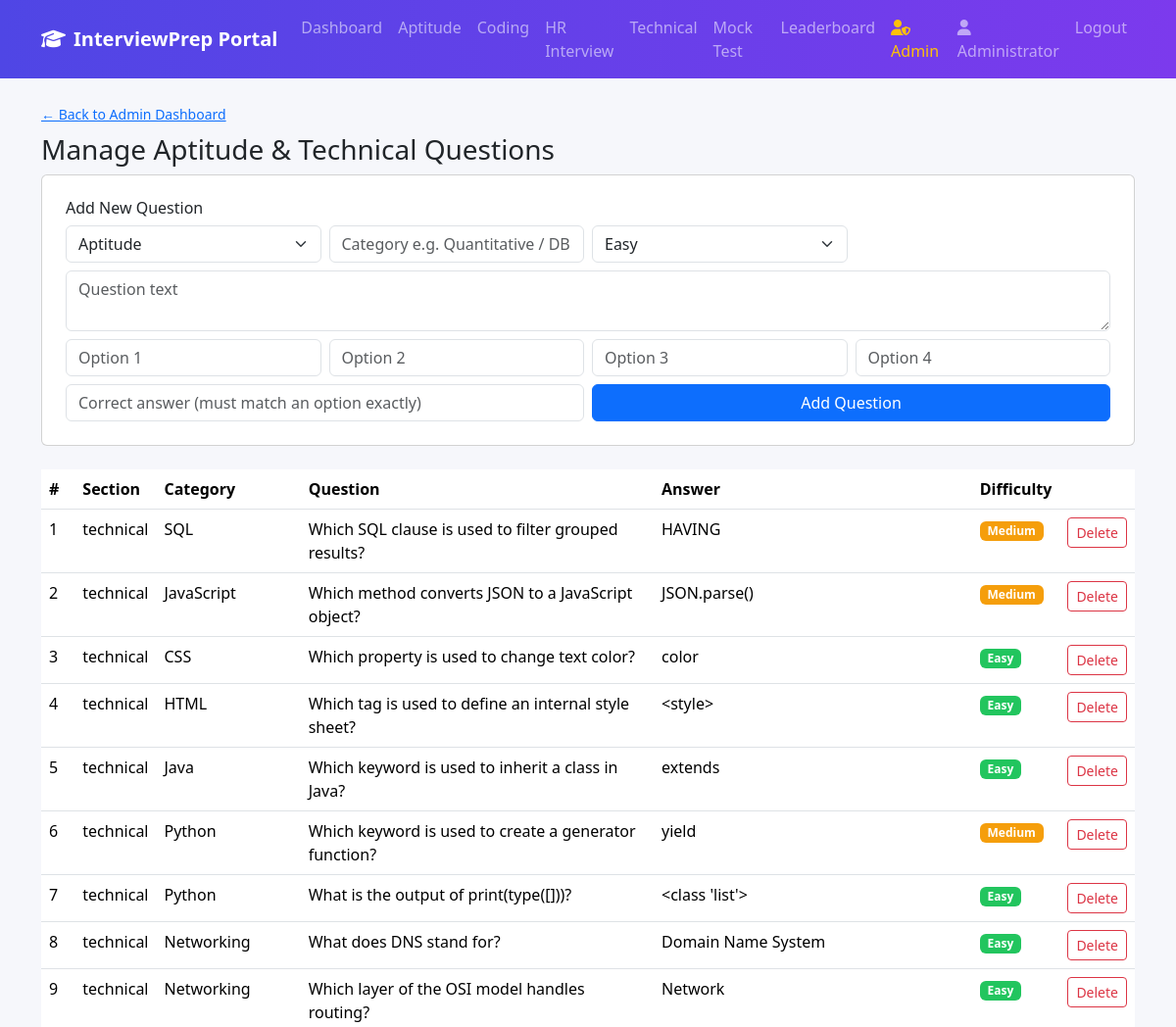
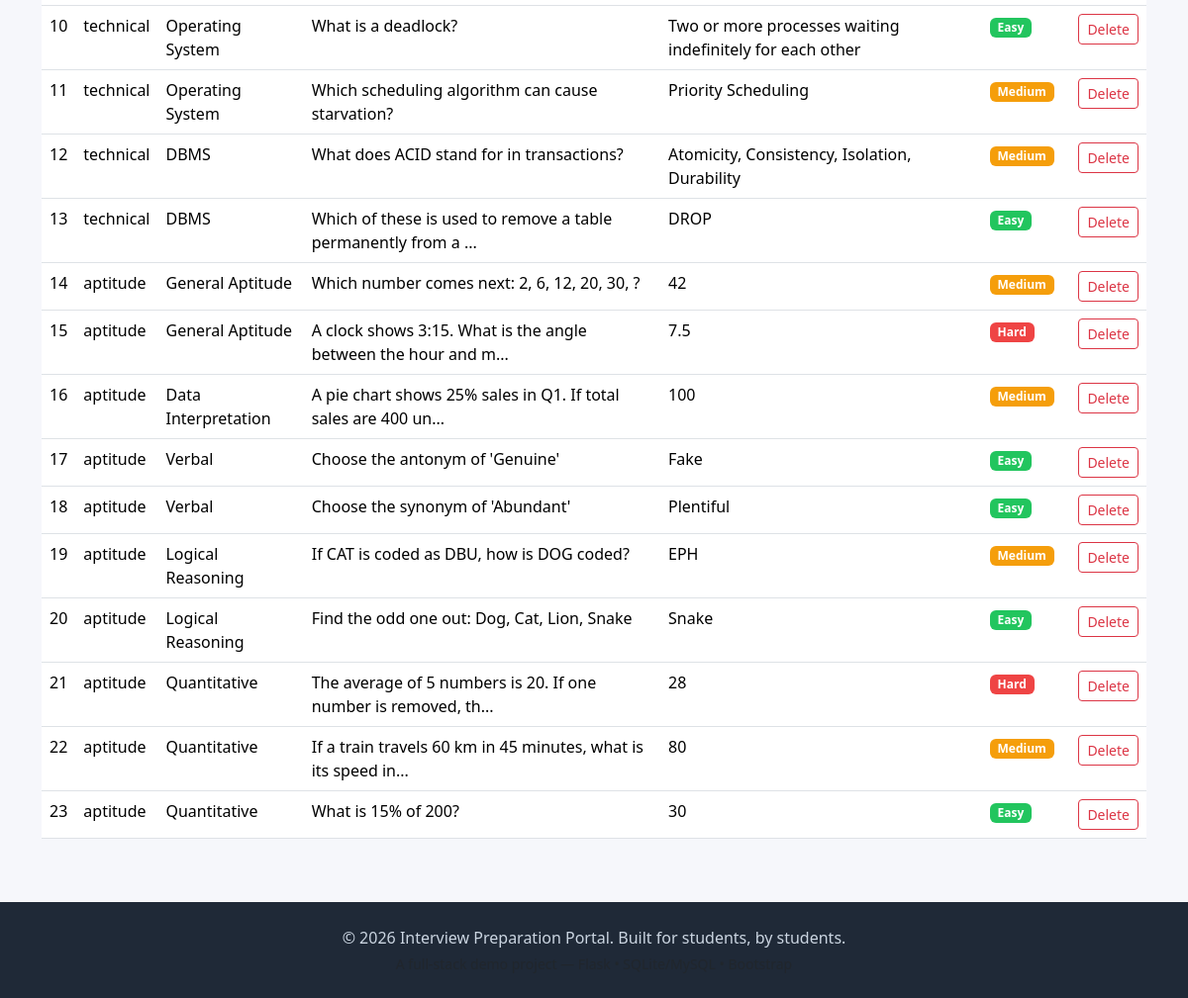
/admin/questions (signed in), run on the app's committed database (2 pictures, top to bottom).
### models.py (models this page shows, shortened)
class User(db.Model):
    __tablename__ = "users"
    id = db.Column(db.Integer, primary_key=True)
    name = db.Column(db.String(120), nullable=False)
    email = db.Column(db.String(150), unique=True, nullable=False)
    password_hash = db.Column(db.String(255), nullable=False)
    college = db.Column(db.String(150))
    branch = db.Column(db.String(100))
    year = db.Column(db.String(20))
    profile_photo = db.Column(db.String(255), default="default.png")
    skills = db.Column(db.String(255))
    resume_file = db.Column(db.String(255))
    is_admin = db.Column(db.Boolean, default=False)
    created_at = db.Column(db.DateTime, default=datetime.utcnow)
    mock_tests = db.relationship("MockTest", backref="user", lazy=True)

class Question(db.Model):
    __tablename__ = "questions"
    id = db.Column(db.Integer, primary_key=True)
    section = db.Column(db.String(30), nullable=False)   # 'aptitude' or 'technical'
    category = db.Column(db.String(60), nullable=False)  # e.g. Quantitative, DBMS, Python
    question = db.Column(db.Text, nullable=False)
    option1 = db.Column(db.String(255))
    option2 = db.Column(db.String(255))
    option3 = db.Column(db.String(255))
    option4 = db.Column(db.String(255))
    answer = db.Column(db.String(255))  # correct option text
    difficulty = db.Column(db.String(20), default="Easy")

### app.py (the view, shortened to what this page needs)
@app.route("/admin/questions", methods=["GET", "POST"])
@admin_required
def admin_questions():
    questions = Question.query.order_by(Question.id.desc()).all()
    return render_template("admin/questions.html", questions=questions)

### app.py (called while the page is built)
def admin_required(f):
    @wraps(f)
    def wrapper(*args, **kwargs):
        if not session.get("is_admin"):
            flash("Admin access required.", "danger")
            return redirect(url_for("admin_login"))
        return f(*args, **kwargs)
    return wrapper

def current_user():
    uid = session.get("user_id")
    return User.query.get(uid) if uid else None

@app.context_processor
def inject_user():
    return {"current_user": current_user()}

### templates/admin/questions.html (shortened to what this page needs)
{% extends "base.html" %}
{% block content %}
<a href="{{ url_for('admin_dashboard') }}" class="small">&larr; Back to Admin Dashboard</a>
<h3 class="mt-2">Manage Aptitude &amp; Technical Questions</h3>
<div class="card p-4 mb-4">
  <h6>Add New Question</h6>
  <form method="POST" class="row g-2">
    <div class="col-md-3">
      <select name="section" class="form-select" required>
        <option value="aptitude">Aptitude</option>
      </select>
    </div>
    <div class="col-md-3">
      <input type="text" name="category" class="form-control" placeholder="Category e.g. Quantitative / DBMS" required>
    </div>
    <div class="col-md-3">
      <select name="difficulty" class="form-select">
        <option>Easy</option><option>Medium</option><option>Hard</option>
      </select>
    </div>
    <div class="col-12">
      <textarea name="question" class="form-control" placeholder="Question text" required></textarea>
    </div>
    <div class="col-md-3"><input type="text" name="option1" class="form-control" placeholder="Option 1" required></div>
    <div class="col-md-3"><input type="text" name="option2" class="form-control" placeholder="Option 2" required></div>
    <div class="col-md-3"><input type="text" name="option3" class="form-control" placeholder="Option 3" required></div>
    <div class="col-md-3"><input type="text" name="option4" class="form-control" placeholder="Option 4" required></div>
    <div class="col-md-6">
      <input type="text" name="answer" class="form-control" placeholder="Correct answer (must match an option exactly)" required>
    </div>
    <div class="col-md-6">
      <button type="submit" class="btn btn-primary w-100">Add Question</button>
    </div>
  </form>
</div>
<div class="table-responsive">
<table class="table table-hover bg-white">
  <thead><tr><th>#</th><th>Section</th><th>Category</th><th>Question</th><th>Answer</th><th>Difficulty</th><th></th></tr></thead>
  <tbody>
  {% for q in questions %}
    <tr>
      <td>{{ loop.index }}</td>
      <td>{{ q.section }}</td>
      <td>{{ q.category }}</td>
      <td>{{ q.question[:60] }}{% if q.question|length > 60 %}...{% endif %}</td>
      <td>{{ q.answer }}</td>
      <td><span class="badge badge-difficulty-{{ q.difficulty }}">{{ q.difficulty }}</span></td>
      <td><a href="{{ url_for('admin_delete_question', qid=q.id) }}" class="btn btn-sm btn-outline-danger" onclick="return confirm('Delete this question?')">Delete</a></td>
    </tr>
  {% else %}
    <tr><td colspan="7" class="text-center text-muted">No questions added yet.</td></tr>
  {% endfor %}
  </tbody>
</table>
</div>
{% endblock %}

### templates/base.html (shortened to what this page needs)
<!DOCTYPE html>
<html lang="en">
<head>
<link href="https://cdn.jsdelivr.net/npm/bootstrap@5.3.3/dist/css/bootstrap.min.css" rel="stylesheet">
<link href="https://cdnjs.cloudflare.com/ajax/libs/font-awesome/6.5.2/css/all.min.css" rel="stylesheet">
<link href="{{ url_for('static', filename='css/style.css') }}" rel="stylesheet">
</head>
<body>
<nav class="navbar navbar-expand-lg navbar-dark app-navbar sticky-top">
  <div class="container">
    <a class="navbar-brand fw-bold" href="{{ url_for('index') }}">
      <i class="fa-solid fa-graduation-cap me-2"></i>InterviewPrep Portal
    </a>
    <div class="collapse navbar-collapse" id="navMenu">
      {% if current_user %}
      <ul class="navbar-nav me-auto mb-2 mb-lg-0">
        <li class="nav-item"><a class="nav-link" href="{{ url_for('dashboard') }}">Dashboard</a></li>
        <li class="nav-item"><a class="nav-link" href="{{ url_for('aptitude') }}">Aptitude</a></li>
        <li class="nav-item"><a class="nav-link" href="{{ url_for('coding') }}">Coding</a></li>
        <li class="nav-item"><a class="nav-link" href="{{ url_for('hr') }}">HR Interview</a></li>
        <li class="nav-item"><a class="nav-link" href="{{ url_for('technical') }}">Technical</a></li>
        <li class="nav-item"><a class="nav-link" href="{{ url_for('mock_test_intro') }}">Mock Test</a></li>
        <li class="nav-item"><a class="nav-link" href="{{ url_for('leaderboard') }}">Leaderboard</a></li>
        {% if session.get('is_admin') %}
        <li class="nav-item"><a class="nav-link text-warning" href="{{ url_for('admin_dashboard') }}"><i class="fa-solid fa-user-shield"></i> Admin</a></li>
        {% endif %}
      </ul>
      <ul class="navbar-nav">
        <li class="nav-item"><a class="nav-link" href="{{ url_for('profile') }}"><i class="fa-solid fa-user me-1"></i>{{ current_user.name }}</a></li>
        <li class="nav-item"><a class="nav-link" href="{{ url_for('logout') }}">Logout</a></li>
      </ul>
      {% endif %}
    </div>
  </div>
</nav>
<main class="container my-4">
  {% block content %}{% endblock %}
</main>
<footer class="app-footer text-center py-4 mt-5">
  <div class="container">
    <p class="mb-1">&copy; 2026 Interview Preparation Portal. Built for students, by students.</p>
    <p class="small text-muted mb-0">A full-stack demo project — Flask &bull; SQLite/MySQL &bull; Bootstrap</p>
  </div>
</footer>
</body>
</html>

### static/css/style.css (style rules this page uses)
:root { --brand-1: #4f46e5; --brand-2: #7c3aed; --brand-accent: #f59e0b; --bg-soft: #f6f7fb; }
body { background: var(--bg-soft); font-family: 'Segoe UI', Roboto, Arial, sans-serif; }
.app-navbar { background: linear-gradient(90deg, var(--brand-1), var(--brand-2)); }
.app-footer { background: #1f2937; color: #cbd5e1; }
.badge-difficulty-Easy { background: #22c55e; }
.badge-difficulty-Medium { background: #f59e0b; }
.badge-difficulty-Hard { background: #ef4444; }

### data on the page
User: name "Administrator"
Question: section "technical", category "SQL", question "Which SQL clause is used to filter grouped results?", answer "HAVING", difficulty "Medium"
Question: section "technical", category "JavaScript", question "Which method converts JSON to a JavaScript object?", answer "JSON.parse()", difficulty "Medium"
Question: section "technical", category "CSS", question "Which property is used to change text color?", answer "color", difficulty "Easy"
Question: section "technical", category "HTML", question "Which tag is used to define an internal style sheet?", answer "<style>", difficulty "Easy"
Question: section "technical", category "Java", question "Which keyword is used to inherit a class in Java?", answer "extends", difficulty "Easy"
Question: section "technical", category "Python", question "Which keyword is used to create a generator function?", answer "yield", difficulty "Medium"
Question: section "technical", category "Python", question "What is the output of print(type([]))?", answer "<class 'list'>", difficulty "Easy"
Question: section "technical", category "Networking", question "What does DNS stand for?", answer "Domain Name System", difficulty "Easy"
Question: section "technical", category "Networking", question "Which layer of the OSI model handles routing?", answer "Network", difficulty "Easy"
Question: section "technical", category "Operating System", question "What is a deadlock?", answer "Two or more processes waiting indefinitely for each other", difficulty "Easy"
Question: section "technical", category "Operating System", question "Which scheduling algorithm can cause starvation?", answer "Priority Scheduling", difficulty "Medium"
Question: section "technical", category "DBMS", question "What does ACID stand for in transactions?", answer "Atomicity, Consistency, Isolation, Durability", difficulty "Medium"
Question: section "technical", category "DBMS", question "Which of these is used to remove a table permanently from a", answer "DROP", difficulty "Easy"
Question: section "aptitude", category "General Aptitude", question "Which number comes next: 2, 6, 12, 20, 30, ?", answer "42", difficulty "Medium"
Question: section "aptitude", category "General Aptitude", question "A clock shows 3:15. What is the angle between the hour and m", answer "7.5", difficulty "Hard"
Question: section "aptitude", category "Data Interpretation", question "A pie chart shows 25% sales in Q1. If total sales are 400 un", answer "100", difficulty "Medium"
Question: section "aptitude", category "Verbal", question "Choose the antonym of 'Genuine'", answer "Fake", difficulty "Easy"
Question: section "aptitude", category "Verbal", question "Choose the synonym of 'Abundant'", answer "Plentiful", difficulty "Easy"
Question: section "aptitude", category "Logical Reasoning", question "If CAT is coded as DBU, how is DOG coded?", answer "EPH", difficulty "Medium"
Question: section "aptitude", category "Logical Reasoning", question "Find the odd one out: Dog, Cat, Lion, Snake", answer "Snake", difficulty "Easy"
Question: section "aptitude", category "Quantitative", question "The average of 5 numbers is 20. If one number is removed, th", answer "28", difficulty "Hard"
Question: section "aptitude", category "Quantitative", question "If a train travels 60 km in 45 minutes, what is its speed in", answer "80", difficulty "Medium"
Question: section "aptitude", category "Quantitative", question "What is 15% of 200?", answer "30", difficulty "Easy"
